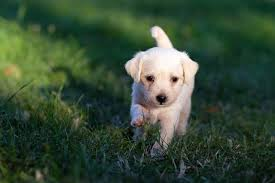
#> input picture dogImage.jpg, 275 x 183 px, found by its file name
$ python Homework.py
#> lines starting #> are read from the running program, lines starting #| are printed output that depends on the picture
import cv2

# load the image
image = cv2.imread("dogimage.jpg")
#> image is the input picture: shape (183, 275, 3); mean B, G, R 54.8, 75.2, 54.8

# predefined sizes
size1 = (800, 500)
size2 = (400, 300)
size3 = (224, 224)

# resizing the image into three sizes
resizedImage1 = cv2.resize(image, size1)
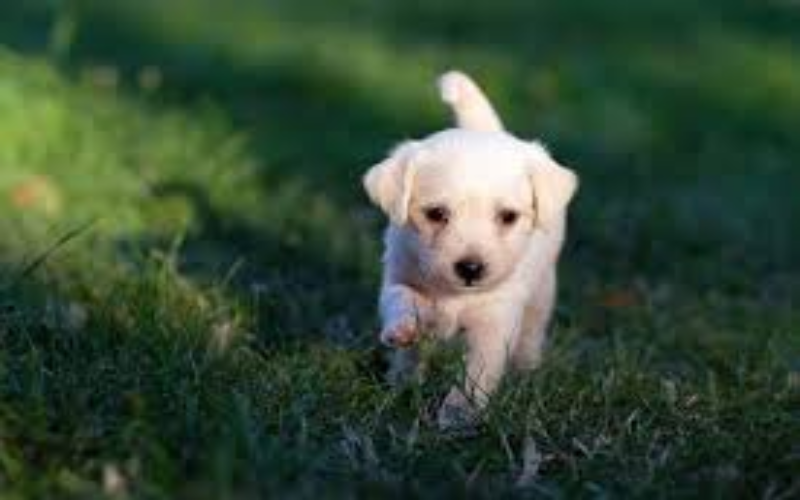
#> resizedImage1: shape (500, 800, 3); mean B, G, R 54.7, 75.1, 54.7
resizedImage2 = cv2.resize(image, size2)
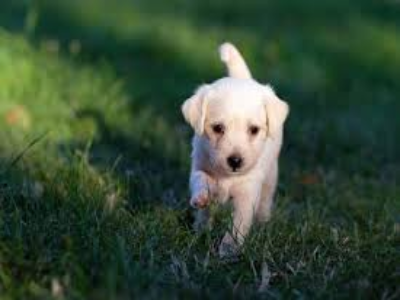
#> resizedImage2: shape (300, 400, 3); mean B, G, R 54.7, 75.1, 54.7
resizedImage3 = cv2.resize(image, size3)
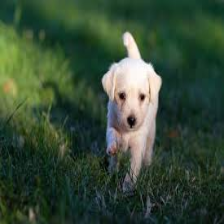
#> resizedImage3: shape (224, 224, 3); mean B, G, R 54.7, 75.1, 54.7

# display the resized images
cv2.imshow("Resized Image 1 (800x500)", resizedImage1)
cv2.imshow("Resized Image 2 (400x300)", resizedImage2)
cv2.imshow("Resized Image 3 (224x224)", resizedImage3)

# wait indefinitely until a key is pressed
cv2.waitKey(0)

# save the resized images
cv2.imwrite("resizedImage_800x500.jpg", resizedImage1)
cv2.imwrite("resizedImage_400x300.jpg", resizedImage2)
cv2.imwrite("resizedImage_224x224.jpg", resizedImage3)

print("All resized images are saved.")

# print dimensions of each image
print("Image 1 dimension:", resizedImage1.shape)
#| Image 1 dimension: (500, 800, 3)
print("Image 2 dimension:", resizedImage2.shape)
#| Image 2 dimension: (300, 400, 3)
print("Image 3 dimension:", resizedImage3.shape)
#| Image 3 dimension: (224, 224, 3)

# close all windows
cv2.destroyAllWindows()

$ run again, with example.jpg copied over dogImage.jpg
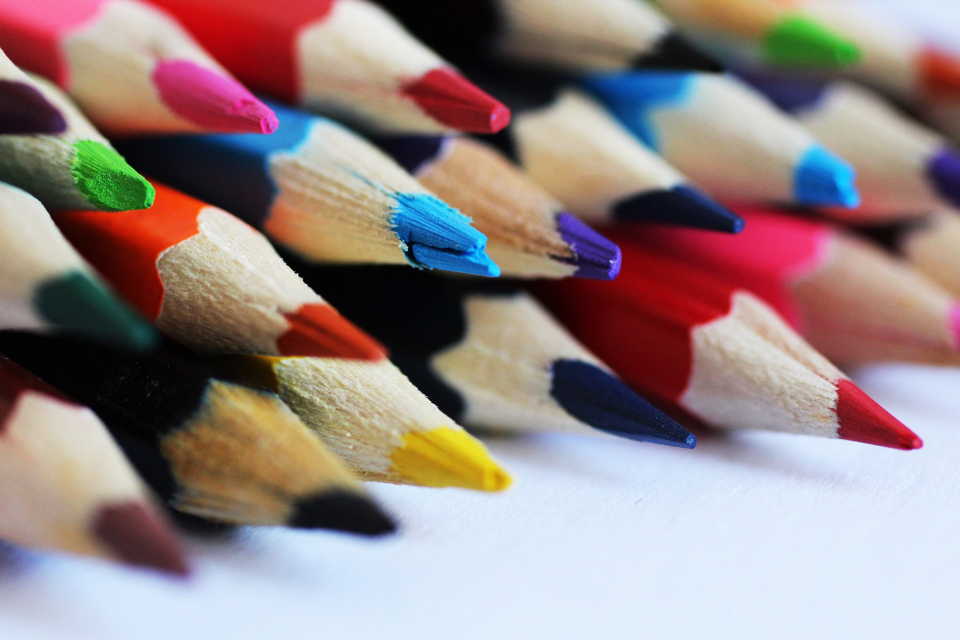
#> input picture example.jpg, 1920 x 1280 px, found by its file name (shown at 1/2 size)
#> image is the input picture: shape (1280, 1920, 3); mean B, G, R 132, 133, 149.9
#> `resizedImage2 = cv2.resize(image, size2)`:
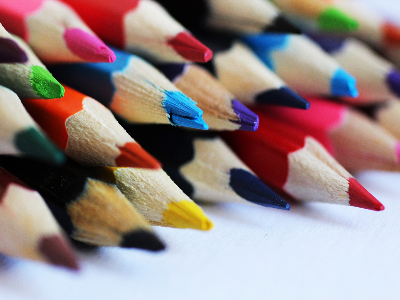
#> resizedImage2: shape (300, 400, 3); mean B, G, R 131.9, 132.9, 149.8
#> `resizedImage3 = cv2.resize(image, size3)`:
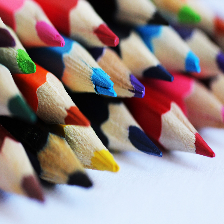
#> resizedImage3: shape (224, 224, 3); mean B, G, R 131.9, 132.9, 149.8
#| Image 1 dimension: (500, 800, 3)
#| Image 2 dimension: (300, 400, 3)
#| Image 3 dimension: (224, 224, 3)

$ run again, with picture.jpg copied over dogImage.jpg
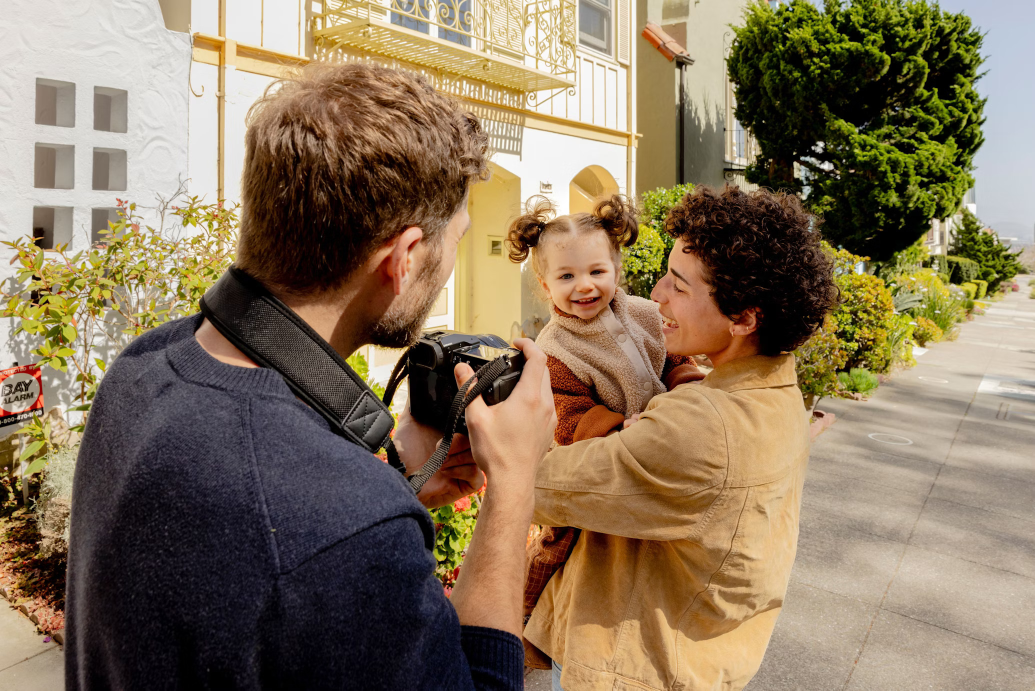
#> input picture picture.jpg, 2070 x 1381 px, found by its file name (shown at 1/2 size)
#> image is the input picture: shape (1381, 2070, 3); mean B, G, R 92.5, 117.5, 135.8
#> `resizedImage2 = cv2.resize(image, size2)`:
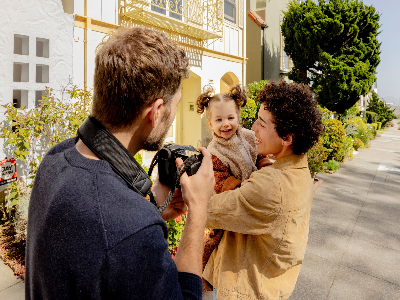
#> resizedImage2: shape (300, 400, 3); mean B, G, R 92.4, 117.4, 135.6
#> `resizedImage3 = cv2.resize(image, size3)`:
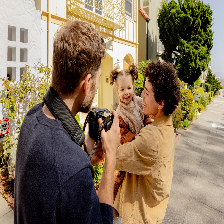
#> resizedImage3: shape (224, 224, 3); mean B, G, R 92.2, 117.2, 135.5
#| Image 1 dimension: (500, 800, 3)
#| Image 2 dimension: (300, 400, 3)
#| Image 3 dimension: (224, 224, 3)
